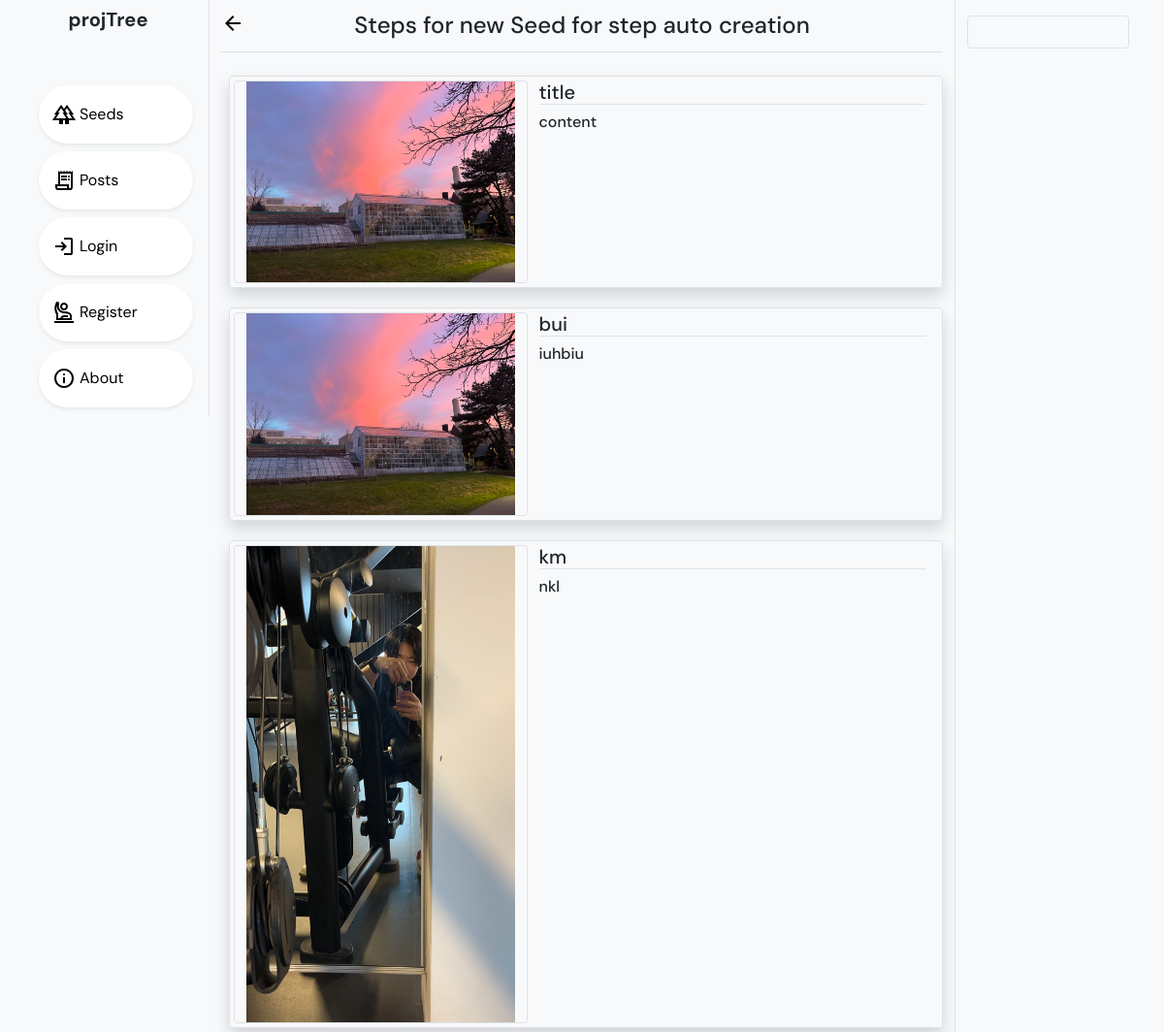
/step/19/steps/, run on the app's committed database.
### step/models.py (models this page shows, shortened)
class Step(models.Model):
    img = models.ImageField(default='default_seed_pic.PNG', upload_to='step_pics')
    title = models.CharField(max_length=50)
    content = models.TextField()
    seed = models.ForeignKey("seed.Seed", on_delete=models.CASCADE)

### seed/models.py (models this page shows, shortened)
class Seed(models.Model):
    author = models.ForeignKey(User, on_delete=models.DO_NOTHING) #not on_delete
    date_posted = models.DateField(default = timezone.now)
    seedName = models.CharField(max_length=50)
    content = models.TextField()
    seedImg = ResizedImageField(size=[500,300], upload_to='seed_pics', default='default_seed_pic.PNG')
    obtainTime = models.CharField(max_length=20, choices=seasons, default="any season")
    plantImg = ResizedImageField(size=[500,300], upload_to='plant_pics', default='default_plant_pic.PNG')
    growthRate = models.CharField(max_length=30, choices=growthRate, default="Depends on their mood")
    edibleFruit = models.BooleanField(null=False, default = False)

### step/views.py (the view)
# urls.py: path('<seed_id>/steps/', StepListView.as_view(), name='step_list'),
class StepListView(ListView):
    model = Step
    template_name = 'step_list.html'
    context_object_name = 'steps'
    def get_queryset(self) -> QuerySet[Any]:
        target_seed = get_object_or_404(Seed, id = self.kwargs.get('seed_id'))
        return Step.objects.filter(seed = target_seed)

### step/templates/step/step_list.html (shortened to what this page needs)
{% extends "base.html" %}
{% load static %}
{% block href %}
<a class="position-absolute start-0" href="{%url 'seed_detail' steps.0.seed.id %} "> <img src="{% static 'seed/icons/arrow_back_icon.svg' %}"></a>
{% endblock %}
{% block head %}
Steps for {{steps.0.seed.seedName}}
{% endblock %}
{% block content %}
<div class="row mx-auto">
    {% for step in steps %}
    <div class="row seed m-1 p-1 border rounded shadow mt-3">
        <img class="col-lg-5 col-md-5 col rounded border" src="{{ step.img.url }}" alt="img of {{seed.seedName}}"
            style="object-fit: cover;">
        <div class="info col-lg-7 col-md-6 col">
            <div class="h5 border-bottom">{{step.title}} </div>
            <p class="h6"> {{step.content}} </p>
        </div>
    </div>
    {% endfor %}
</div>
{% endblock %}

### templates/base.html (shortened to what this page needs)
{% load static %}
<!DOCTYPE html>
<html lang="en" style="height: 100%;">
<head>
  <link href="https://cdn.jsdelivr.net/npm/bootstrap@5.0.2/dist/css/bootstrap.min.css" rel="stylesheet"
>
  <link rel="stylesheet" type="text/css" href="{% static 'seed/css/style.css' %}">
</head>
<body class="bg-light" style="height: 100%;">
  <div class="container-fluid row mx-0 bg-light" style="font-family: DM Sans; ">
    <div class="navPart col-lg-2 col-md-2 col-sm-2 d-none d-sm-block bg-light border-end">
      <div class="d-flex flex-column sticky-top">
        <div class="logo justify-content-center align-content-center mb-5">
          <a class="text-body navbar-brand d-none d-md-block text-center" href="{% url 'home' %} "><strong>projTree</strong></a>
        </div>
        <div class="navs row justify-content-center mx-1">
          <a href="{% url 'seed_list' %} " class="navBtn d-flex rounded-pill col-12 mb-2 shadow-sm py-3" >
            <img class="me-1" src="{% static 'seed/icons/seed_list_icon.svg' %}" alt="alt">
            <p class="d-none d-md-block my-auto">Seeds</p>
          </a>
          <a href="{% url 'posts' %} " class="navBtn d-flex rounded-pill col-12 mb-2 shadow-sm py-3">
            <img class="me-1" src="{% static 'seed/icons/posts_icon.svg' %}" alt="alt">
            <p class="d-none d-md-block my-auto">Posts</p>
          </a>
          {% if user.is_authenticated %}
          <a href="{% url 'profile' %} " class="navBtn d-flex rounded-pill col-12 mb-2 shadow-sm py-3">
            <img class="me-1" src="{% static 'seed/icons/profile_icon.svg' %}" alt="alt">
            <p class="d-none d-md-block my-auto">Profile</p>
          </a>
          <a href="{% url 'confirm_logout' %} " class="navBtn d-flex rounded-pill col-12 mb-2 shadow-sm py-3">
            <img class="me-1" src="{% static 'seed/icons/logout_icon.svg' %}" alt="alt">
            <p class="d-none d-md-block my-auto">Logout</p>
          </a>
          {% else %}
          <a href="{% url 'login' %} " class="navBtn d-flex rounded-pill col-12 mb-2 shadow-sm py-3">
            <img class="me-1" src="{% static 'seed/icons/login_icon.svg' %}" alt="alt">
            <p class="d-none d-md-block my-auto">Login</p>
          </a>
          <a href="{% url 'register' %} " class="navBtn d-flex rounded-pill col-12 mb-2 shadow-sm py-3">
            <img class="me-1" src="{% static 'seed/icons/register_icon.svg' %}" alt="alt">
            <p class="d-none d-md-block my-auto">Register</p>
          </a>
          {% endif %}
          <a href="{% url 'about' %} " class="navBtn d-flex rounded-pill col-12 mb-2 shadow-sm py-3">
            <img class="me-1" src="{% static 'seed/icons/about_icon.svg' %}" alt="alt">
            <p class="d-none d-md-block my-auto">About</p>
          </a>
        </div>
      </div>
    </div>
    <div class="contentPart col-lg-8 col-md-10 col-sm-10  bg-light" style="padding-top: 0%;">
      <div class="heading border-bottom sticky-top text-center bg-light h4 py-2" >
        {% block href %} {% endblock %}
        <p class="my-1"> {% block head %} {% endblock %} </p>
      </div>
      <div class="px-1">
        {% block content %}
        {% endblock %}
      </div>
    </div>
    <div class="infoPart col-lg-2 col-md-2 d-none d-lg-block border-start">
      <div class="sticky-top rounded border mt-3 p-2">
        <div class="navs row justify-content-center m-1">
        </div>
      </div>
    </div>
  </div>
</body>
</html>

### seed/static/seed/css/style.css (style rules this page uses)
a { text-decoration: none; }

### templates/base.html (style rules this page uses)
.navBtn { background-color: white; color: #000; box-sizing: border-box; border: 2px solid transparent; }

### data on the page
Step: seed.seedName "new Seed for step auto creation", img (placeholder picture), title "title", content "content"
Step: img (placeholder picture), title "bui", content "iuhbiu"
Step: img (picture), title "km", content "nkl"
